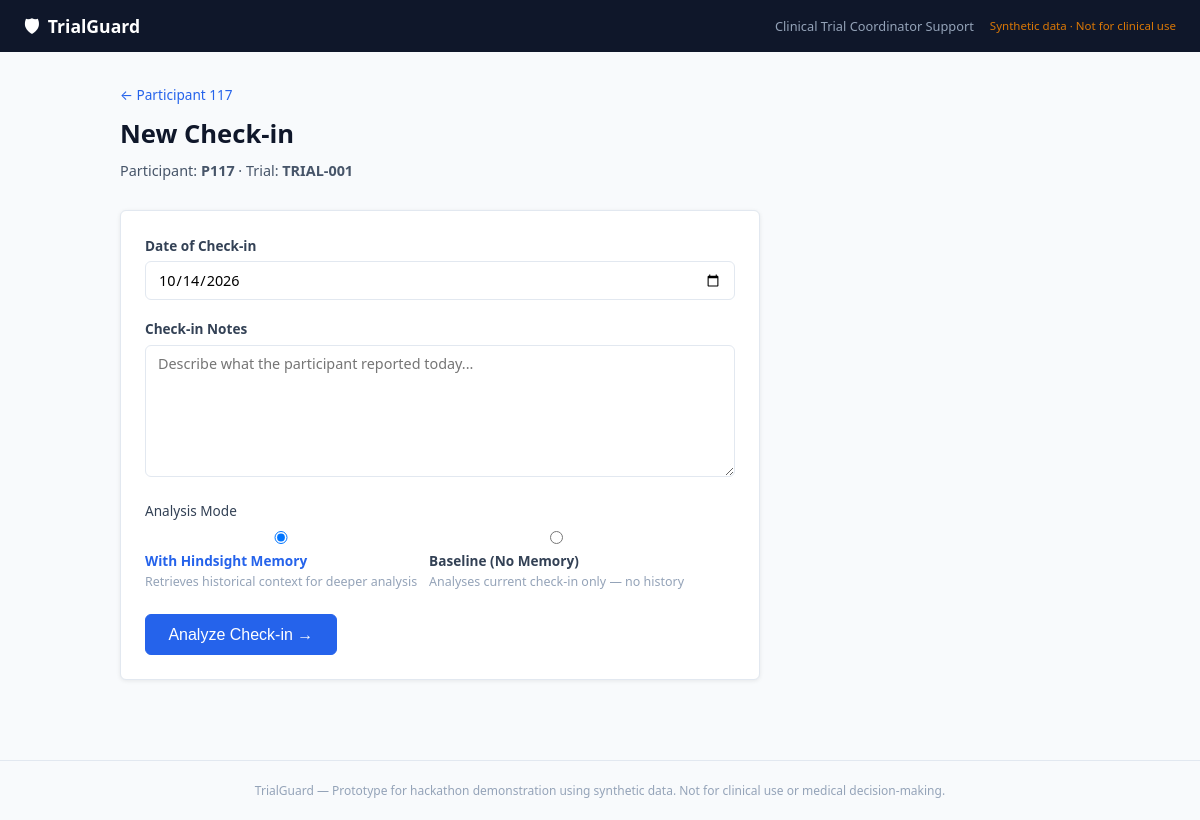
Screenshot of /participants/P117/checkin with the database file from the repository.
### tables this page shows
CREATE TABLE participants (
    id           TEXT PRIMARY KEY,
    display_name TEXT NOT NULL,
    trial_id     TEXT NOT NULL DEFAULT 'TRIAL-001',
    status       TEXT NOT NULL DEFAULT 'Active',
    created_at   TEXT NOT NULL
);

### app.py (the view)
@app.route("/participants/<participant_id>/checkin")
def checkin_form(participant_id: str):
    p = _get_participant_or_404(participant_id)
    return render_template(
        "checkin.html",
        participant=p,
        today=datetime.now(timezone.utc).strftime("%Y-%m-%d"),
    )

### app.py (called while the page is built)
@app.before_request
def _startup():
    db.init_db()

def _get_participant_or_404(participant_id: str):
    p = db.get_participant(participant_id)
    if not p:
        abort(404, description=f"Participant '{participant_id}' not found.")
    return p

### db.py (called while the page is built)
def _conn() -> sqlite3.Connection:
    DB_PATH.parent.mkdir(parents=True, exist_ok=True)
    con = sqlite3.connect(str(DB_PATH))
    con.row_factory = sqlite3.Row          # rows accessible as dicts
    con.execute("PRAGMA journal_mode=WAL")  # safer concurrent access
    con.execute("PRAGMA foreign_keys=ON")
    return con

def init_db() -> None:
    with _conn() as con:
        con.executescript(_SCHEMA)
    logger.info("Database initialised at %s", DB_PATH)

def _row_to_dict(row: sqlite3.Row | None) -> dict[str, Any] | None:
    return dict(row) if row else None

def get_participant(participant_id: str) -> dict[str, Any] | None:
    with _conn() as con:
        row = con.execute(
            "SELECT * FROM participants WHERE id = ?", (participant_id,)
        ).fetchone()
    return _row_to_dict(row)

### templates/checkin.html (shortened to what this page needs)
{% extends "base.html" %}
{% block content %}
<div class="page-header">
  <a class="back-link" href="{{ url_for('participant', participant_id=participant.id) }}">← {{ participant.display_name }}</a>
  <h1>New Check-in</h1>
  <p class="subtitle">Participant: <strong>{{ participant.id }}</strong> · Trial: <strong>{{ participant.trial_id }}</strong></p>
</div>
<form class="checkin-form" method="POST"
      action="{{ url_for('analyze', participant_id=participant.id) }}">
  <div class="form-group">
    <label for="occurred_at">Date of Check-in</label>
    <input type="date" id="occurred_at" name="occurred_at"
           value="{{ today }}" required />
  </div>
  <div class="form-group">
    <label for="checkin_text">Check-in Notes</label>
    <textarea id="checkin_text" name="checkin_text" rows="6" required
              placeholder="Describe what the participant reported today..."></textarea>
  </div>
  <div class="form-group mode-selector">
    <label>Analysis Mode</label>
    <div class="mode-options">
      <label class="mode-option">
        <input type="radio" name="mode" value="hindsight" checked />
        <span class="mode-label hindsight-label">
          <strong>With Hindsight Memory</strong>
          <small>Retrieves historical context for deeper analysis</small>
        </span>
      </label>
      <label class="mode-option">
        <input type="radio" name="mode" value="baseline" />
        <span class="mode-label baseline-label">
          <strong>Baseline (No Memory)</strong>
          <small>Analyses current check-in only — no history</small>
        </span>
      </label>
    </div>
  </div>
  <button type="submit" class="btn btn-primary btn-large">
    Analyze Check-in →
  </button>
</form>
{% endblock %}

### static/css/main.css (style rules this page uses)
:root { --blue: #2563eb; --blue-dark: #1d4ed8; --green: #16a34a; --amber: #d97706; --red: #dc2626; --slate-50: #f8fafc; --slate-100: #f1f5f9; --slate-200: #e2e8f0; --slate-400: #94a3b8; --slate-600: #475569; --slate-700: #334155; --slate-900: #0f172a; --white: #ffffff; --radius: 6px; --shadow: 0 1px 4px rgba(0,0,0,.08); }
*, *::before, *::after { box-sizing: border-box; margin: 0; padding: 0; }
body { font-family: system-ui, -apple-system, sans-serif; font-size: 15px; line-height: 1.6; color: var(--slate-700); background: var(--slate-50); }
.page-header { margin-bottom: 1.75rem; }
.page-header h1 { font-size: 1.6rem; color: var(--slate-900); margin-bottom: .25rem; }
.subtitle { color: var(--slate-600); font-size: .9rem; }
.back-link { font-size: .85rem; color: var(--blue); text-decoration: none; display: block; margin-bottom: .5rem; }
.btn { display: inline-block; padding: .4rem .9rem; border-radius: var(--radius); border: 1px solid var(--slate-200); background: var(--white); color: var(--slate-700); text-decoration: none; font-size: .85rem; cursor: pointer; transition: background .15s; }
.btn-primary { background: var(--blue); color: var(--white); border-color: var(--blue); }
.btn-large { padding: .65rem 1.4rem; font-size: 1rem; }
.checkin-form { background: var(--white); border: 1px solid var(--slate-200); border-radius: var(--radius); padding: 1.5rem; max-width: 640px; box-shadow: var(--shadow); }
.form-group { margin-bottom: 1.1rem; }
.form-group label { display: block; font-size: .85rem; font-weight: 600; color: var(--slate-700); margin-bottom: .3rem; }
.form-group input, .form-group textarea, .form-group select { width: 100%; padding: .5rem .75rem; border: 1px solid var(--slate-200); border-radius: var(--radius); font-size: .9rem; font-family: inherit; transition: border-color .15s; }
.mode-selector label { font-weight: normal; }
.mode-options { display: flex; gap: .75rem; flex-wrap: wrap; margin-top: .4rem; }
.mode-option { display: flex; align-items: flex-start; gap: .5rem; cursor: pointer; }
.mode-label { display: flex; flex-direction: column; }
.mode-label small { color: var(--slate-400); font-size: .78rem; }
.hindsight-label strong { color: var(--blue); }

### rows the page displays
participants: display_name "Participant 117", id "P117", trial_id "TRIAL-001"
